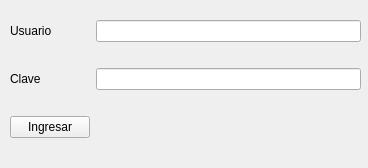
<?xml version="1.0" encoding="UTF-8"?>
<ui version="4.0">
 <class>Login</class>
 <widget class="QWidget" name="Login">
  <property name="geometry">
   <rect>
    <x>0</x>
    <y>0</y>
    <width>368</width>
    <height>168</height>
   </rect>
  </property>
  <property name="windowTitle">
   <string>Login</string>
  </property>
  <widget class="QWidget" name="">
   <property name="geometry">
    <rect>
     <x>10</x>
     <y>0</y>
     <width>351</width>
     <height>161</height>
    </rect>
   </property>
   <layout class="QGridLayout" name="gridLayout">
    <item row="0" column="0">
     <widget class="QLabel" name="lUsuario">
      <property name="text">
       <string>Usuario</string>
      </property>
     </widget>
    </item>
    <item row="0" column="1">
     <widget class="QLineEdit" name="leUsuario"/>
    </item>
    <item row="1" column="0">
     <widget class="QLabel" name="lClave">
      <property name="text">
       <string>Clave</string>
      </property>
     </widget>
    </item>
    <item row="1" column="1">
     <widget class="QLineEdit" name="leClave"/>
    </item>
    <item row="2" column="0">
     <widget class="QPushButton" name="pbIngresar">
      <property name="text">
       <string>Ingresar</string>
      </property>
     </widget>
    </item>
    <item row="2" column="1">
     <spacer name="horizontalSpacer">
      <property name="orientation">
       <enum>Qt::Horizontal</enum>
      </property>
      <property name="sizeHint" stdset="0">
       <size>
        <width>40</width>
        <height>20</height>
       </size>
      </property>
     </spacer>
    </item>
   </layout>
  </widget>
 </widget>
 <resources/>
 <connections/>
</ui>
